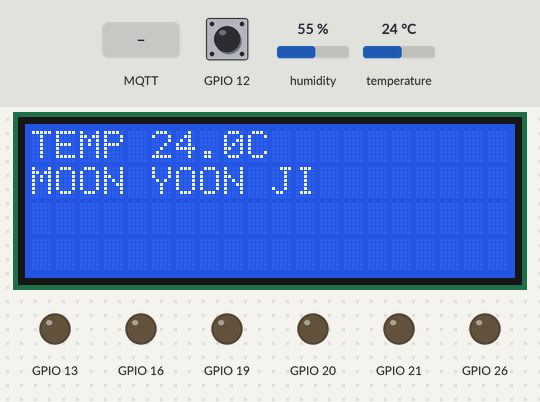
A program run on a simulated Raspberry Pi (BCM pin numbers). Parts: 20×4 character LCD, output pins drawn as LEDs (lit = HIGH). The inputs (shaded band) are chosen by the test bench; at power-on: GPIO 12 HIGH, temperature 24 °C, humidity 55 %. The clock reads 2024-03-15 10:24:30 at power-on unless the program sets it; no MQTT or app messages arrive unless stated; what the program prints to the terminal is not drawn.

Above: at 2.3 s.
2.4 s: MQTT message "on-201835652" arrives on the first subscribed topic
At 4.2 s:
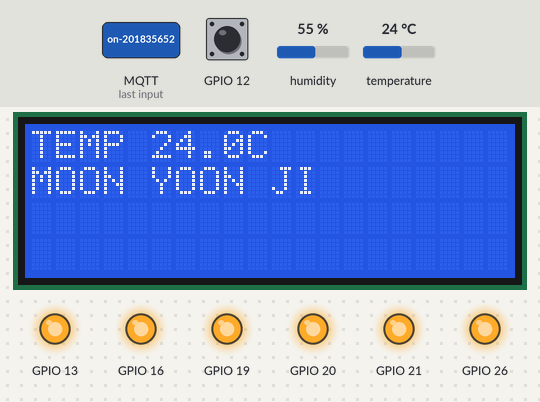
6.3 s: GPIO 12 pulled LOW for 0.15 s
7.9 s: temperature set to 12 °C
At 10.8 s:
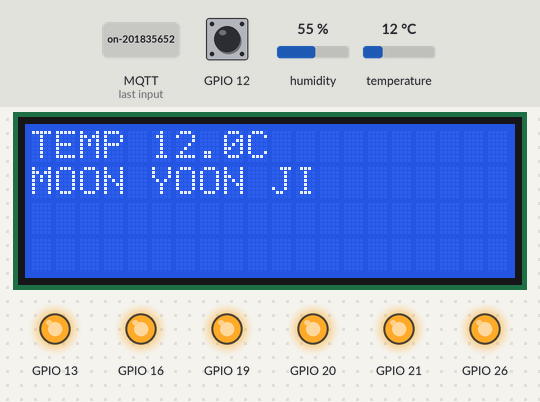
11.1 s: GPIO 12 pulled LOW for 3.2 s
15.8 s: temperature set to 19 °C
18.9 s: temperature set to 28 °C
At 21.8 s:
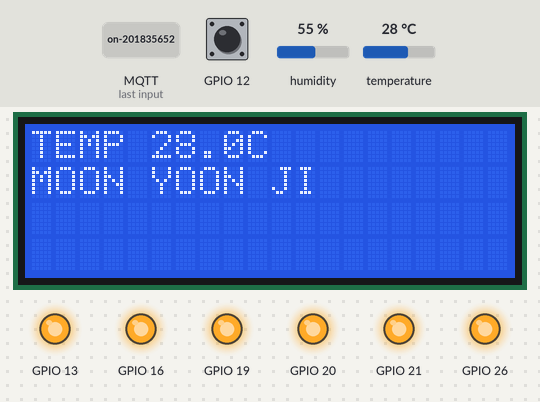
Timing chart, 0 to 23.1 s (numbered marks = the images above; inputs shaded):
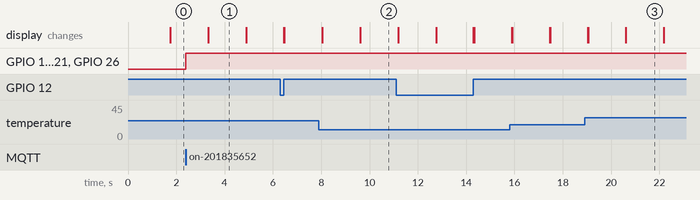

Measured:
- after the input at 2.4 s, GPIO 13, GPIO 16, GPIO 19–21, GPIO 26: LOW → HIGH at once
- after the input at 7.9 s, the display: first differs from a run without the input after 1.7 s (image 2 shows a later state)
- after the input at 18.9 s, the display: first differs from a run without the input after 1.7 s (image 3 shows a later state)
- what the display in image 1 shows lasts 1.6 s, from 3.3 s to 4.9 s

The program:

final_client.py
```python
#RPi에 LCD-온도&이름표시 - button 누르면 server로 '시간','학번이름' publish
#pub으로부터 msg'on-학번' 수신-> led1,2 흰색 동시에 on. & server(pub)로 "LED-학번" publish
import paho.mqtt.client as mqtt
import time
import datetime
import Adafruit_DHT as dht
import json
import RPi.GPIO as GPIO

from RPLCD.i2c import CharLCD         #LCD문자 import
lcd = CharLCD('PCF8574',0x27)

GPIO.setwarnings(False)
dht_type = 11
dht_pin = 23

#Define Variables
MQTT_HOST = "test.mosquitto.org"
MQTT_PORT = 1883
MQTT_KEEPALIVE_INTERVAL = 60
MQTT_TOPIC = "/CCL/IoTP-UP"

#Define on_publish event function
def on_publish(client, userdata, mid):
    print("Message Published...")

def on_connect(client, userdata, flags, rc):
    print("Connect with result code"+str(rc))
    client.subscribe("/CCL/IoTP-DN")
def on_message(client, userdata, msg):
    print(msg.topic+" "+str(msg.payload.decode('utf-8')))  #서버로부터 받은 msg.
    GPIO.setmode(GPIO.BCM)
    GPIO.setup(16,GPIO.OUT)
    GPIO.setup(20,GPIO.OUT)
    GPIO.setup(21,GPIO.OUT)
    GPIO.setup(13,GPIO.OUT)
    GPIO.setup(19,GPIO.OUT)
    GPIO.setup(26,GPIO.OUT)
    if (msg.payload.decode('utf-8')=="on-201835652"):      #'on-학번'msg 받으면 흰색 LED2개 on
        GPIO.output(16,True)
        GPIO.output(20,True)
        GPIO.output(21,True)
        GPIO.output(13,True)
        GPIO.output(19,True)
        GPIO.output(26,True)
        data = {'LED-201835652'}
        client.publish(MQTT_TOPIC, str(data))               # 서버로 "LED-학번"전송
    else:
        GPIO.cleanup()

# Initiate MQTT Client
client = mqtt.Client()
# Register publish callback function
client.on_publish = on_publish
client.on_connect = on_connect
client.on_message = on_message

# Connect with MQTT Broker
client.connect(MQTT_HOST, MQTT_PORT, MQTT_KEEPALIVE_INTERVAL)
client.loop_start()

try:
    while True:
        GPIO.setmode(GPIO.BCM)
        GPIO.setup(12,GPIO.IN,pull_up_down=GPIO.PUD_UP)   #BUTTON
        humidity, temperature = dht.read_retry(dht_type, dht_pin)

        if humidity is not None and temperature is not None:
            time.sleep(1)
            lcd.clear()
            temp = str(round(temperature,1))
            lcd.write_string('TEMP ')
            lcd.write_string(temp)
            lcd.write_string('C ')
            lcd.crlf()
            lcd.write_string('MOON YOON JI')
            if GPIO.input(12) == False:         #버튼을 누르면 시간&학번이름 전송
                print("button pressed")
                now = datetime.datetime.now()   #현재 시간
                nowTime = now.strftime('%H:%M:%S')  #현재 시각 Parsing
                data = {'time':'nowTime', 'name':'201835652 moonyoonji'}
                client.publish(MQTT_TOPIC, str(data))          #publish msg
            print('Published.Sleeping...')
        else:
            print('Failed to get reading. Skipping...')
except KeyboardInterrupt:
    GPIO.cleanup()
    lcd.clear()
finally:
    GPIO.cleanup()
    lcd.clear()
```
